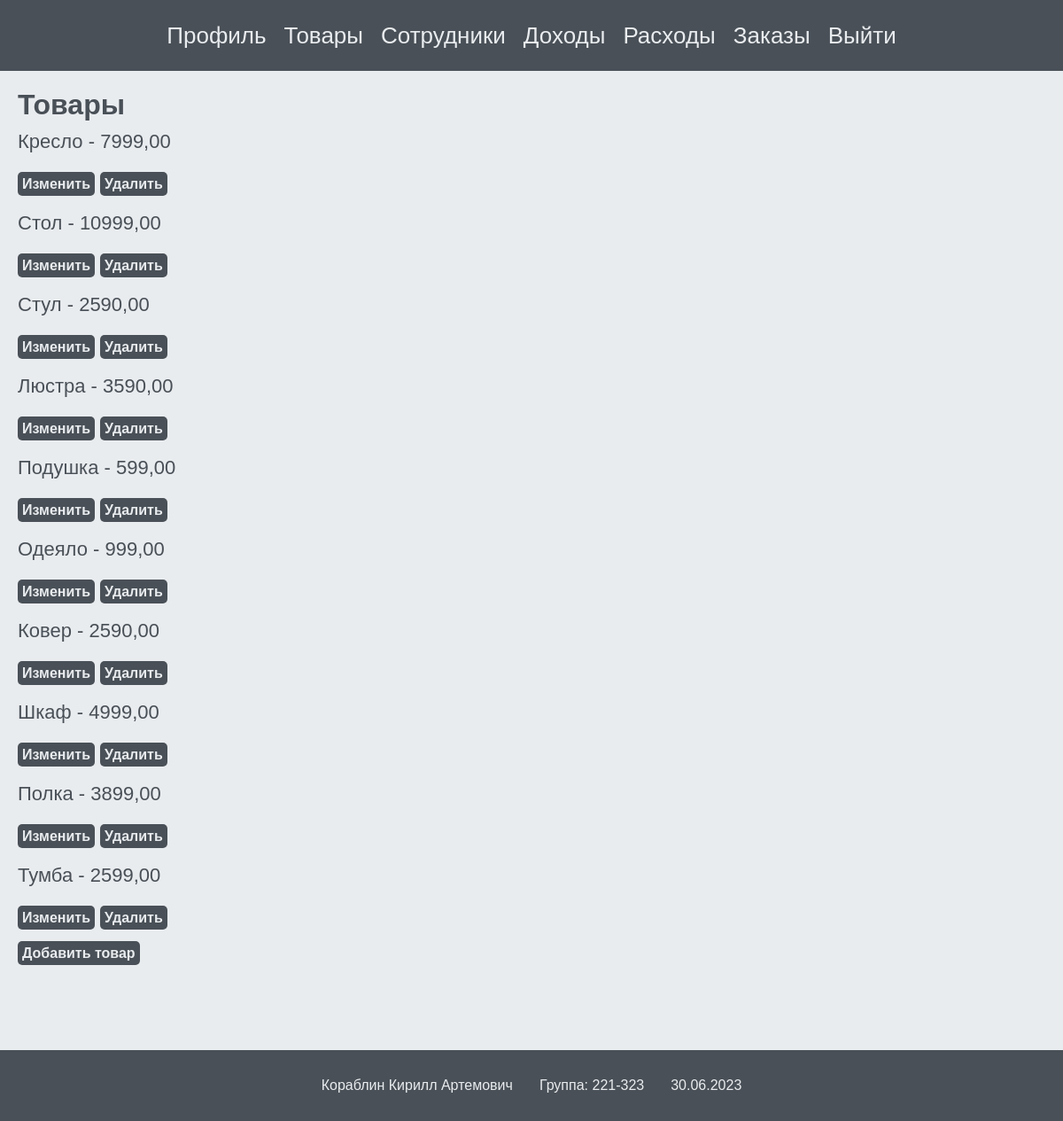
The page /home/products/ on the database its author committed.
### products/models.py (models this page shows, shortened)
class Product(models.Model):
    name = models.CharField(max_length=100, verbose_name='Название')
    description = models.TextField(verbose_name='Описание')
    price = models.DecimalField(max_digits=10, decimal_places=2, verbose_name='Цена')
    date = models.DateField(null=True)
    user = models.ForeignKey(User, on_delete=models.CASCADE, null=True, blank=True)
    history = HistoricalRecords()
    class Meta:
        verbose_name = 'Товар'
        verbose_name_plural = 'Товары'

### products/views.py (the view)
# urls.py: path('', views.ProductListView.as_view(), name='products'),
class ProductListView(ListView):
    model = Product
    template_name = "products/products.html"
    context_object_name = "products"

### products/templates/products/products.html (shortened to what this page needs)
{% extends 'core/profile-base.html' %}
{% block content %}
    <h1 class="storage__title">Товары</h1>
    <ul class="storage__box">
        {% for product in products %}
        <li class="storage__item">
            <p class="storage__name">{{ product.name }} - {{ product.price }}</p>
            <a href="{% url 'products:product_update' product.pk %}" class="storage__button">Изменить</a>
            <a href="{% url 'products:product_delete' product.pk %}" class="storage__button">Удалить</a>
        </li>
        {% empty %}
        <li class="storage__none">Нет добавленных товаров</li>
        {% endfor %}
    </ul>
    <a href="{% url 'products:product_create' %}" class="storage__button">Добавить товар</a>
{% endblock %}

### core/templates/core/profile-base.html (shortened to what this page needs)
{% load static %}
<!DOCTYPE html>
<html lang="en">
<head>
    <link rel="stylesheet" href="{% static 'core/css/reset.css'%}">
    <link rel="stylesheet" href="{% static 'core/css/style.css'%}">
</head>
<body>
    <div class="wrapper">
        <header class="header">
            <div class="header__inner container">
                <nav class="header__nav">
                    <ul class="header__link-container">
                        <li class="header__link-box"><a href="{% url 'home:profile' %}" class="header__link">Профиль</a></li>
                        <li class="header__link-box"><a href="{% url 'products:products' %}" class="header__link">Товары</a></li>
                        <li class="header__link-box"><a href="{% url 'employees:employees' %}" class="header__link">Сотрудники</a></li>
                        <li class="header__link-box"><a href="{% url 'income:income' %}" class="header__link">Доходы</a></li>
                        <li class="header__link-box"><a href="{% url 'expenses:expenses' %}" class="header__link">Расходы</a></li>
                        <li class="header__link-box"><a href="{% url 'orders:orders' %}" class="header__link">Заказы</a></li>
                        <li class="header__link-box"><a href="{% url 'home:logout' %}" class="header__link">Выйти</a></li>
                    </ul>
                </nav>
            </div>
        </header>
        <main>
            <section class="main">
                <div class="main__inner container">
                    {% block content %}
                    {% endblock %}
                </div>
            </section>
        </main>
        <footer class="footer">
            <div class="footer__inner container">
                <ul class="footer__list-container">
                    <li class="footer__list-box">Кораблин Кирилл Артемович</li>
                    <li class="footer__list-box">Группа: 221-323</li>
                    <li class="footer__list-box">30.06.2023</li>
                </ul>
            </div>
        </footer>
    </div>
</body>
</html>

### core/static/core/css/style.css (style rules this page uses)
.header { background-color: #495057; margin-bottom: 20px }
.header__inner { min-height: 80px; display: flex; align-items: center; justify-content: center; }
.header__link-container { display: flex; flex-direction: row; gap: 20px; }
.header__link-box { transition: .3s; }
.header__link { font-size: 26px; color: #e9ecef; font-family: Arial, Helvetica, sans-serif; }
.main { padding-bottom: 100px; }
.storage__title { font-family: Arial, Helvetica, sans-serif; text-align: left; font-size: 32px; color: #495057; margin-bottom: 10px; }
.storage__box { display: flex; flex-direction: column; }
.storage__item { font-family: Arial, Helvetica, sans-serif; font-size: 22px; color: #495057; margin-bottom: 20px; }
.storage__name { margin-bottom: 10px; font-family: Arial, Helvetica, sans-serif; font-size: 22px; color: #495057; margin-bottom: 20px; }
.storage__button { max-width: 200px; font-size: 16px; font-family: Arial, Helvetica, sans-serif; background-color: #495057; color: #e9ecef; border-radius: 5px; font-weight: 700; padding: 5px; margin-bottom: 20px; cursor: pointer; }
.footer { background-color: #495057; }
.footer__inner { min-height: 80px; display: flex; align-items: center; justify-content: center; }
.footer__list-container { display: flex; flex-direction: row; justify-content: space-between; gap: 30px; }
.footer__list-box { font-family: Arial, Helvetica, sans-serif; font-size: 16px; color: #e9ecef; }

### rows shown on the page
Product: name "Кресло", price "7999,00"
Product: name "Стол", price "10999,00"
Product: name "Стул", price "2590,00"
Product: name "Люстра", price "3590,00"
Product: name "Подушка", price "599,00"
Product: name "Одеяло", price "999,00"
Product: name "Ковер", price "2590,00"
Product: name "Шкаф", price "4999,00"
Product: name "Полка", price "3899,00"
Product: name "Тумба", price "2599,00"
